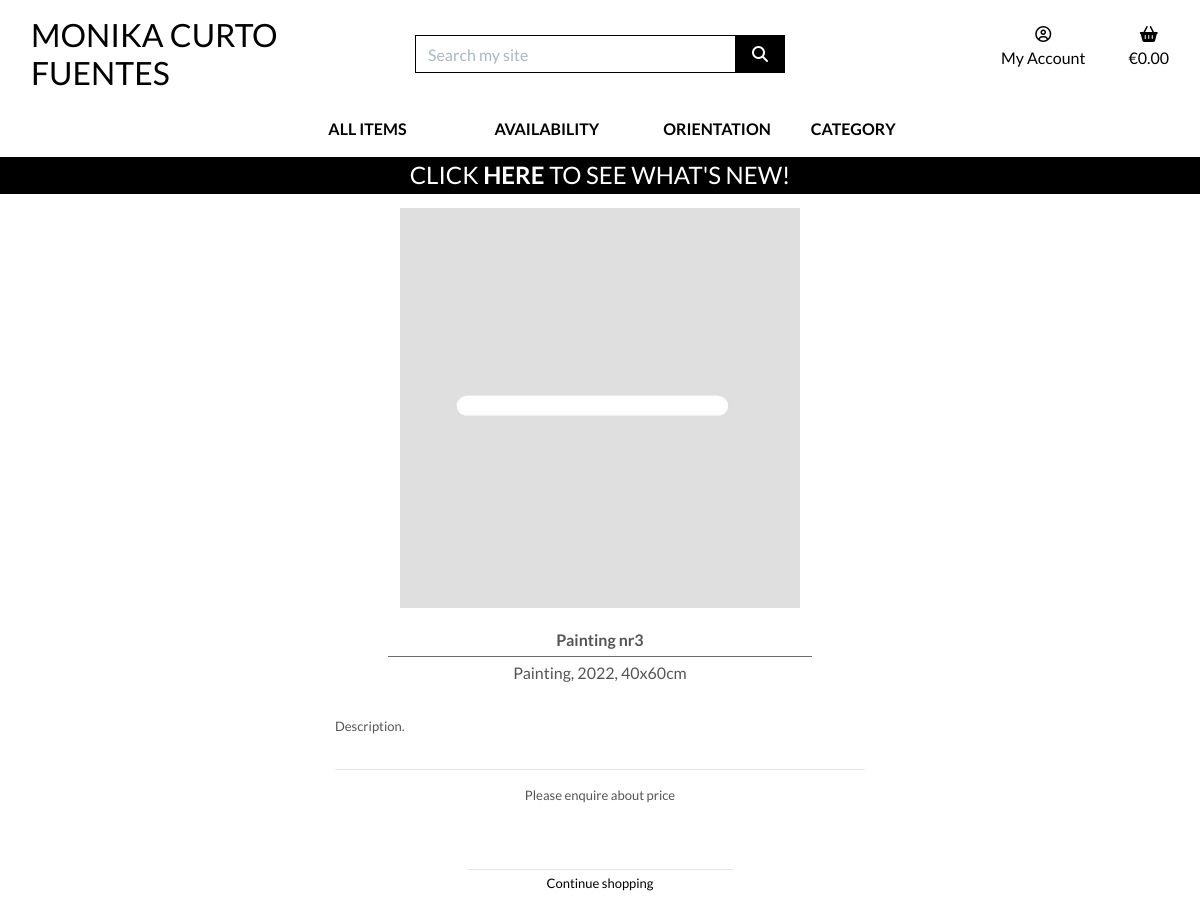
Before: /products/6/ with the older database file.
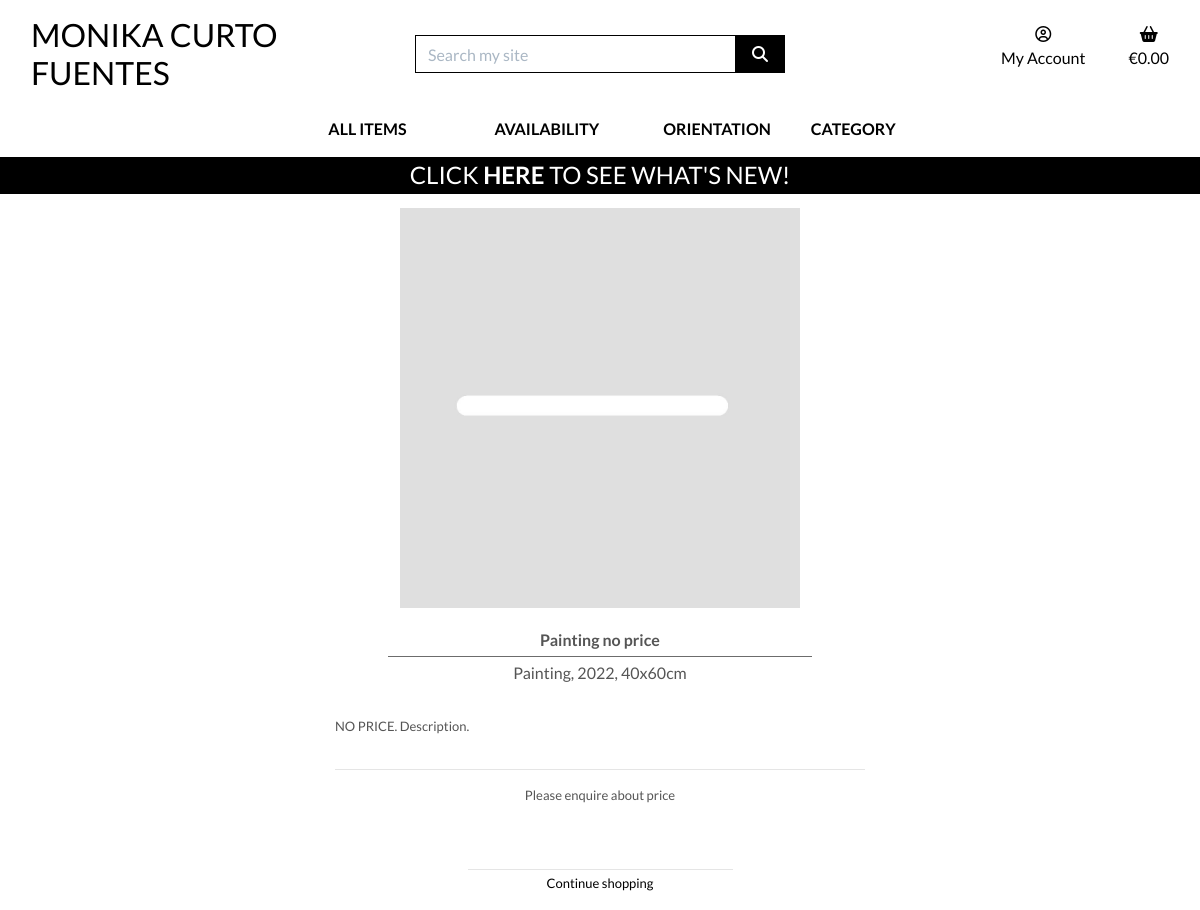
After: the same page with the newer database file.
### products/models.py (models this page shows, shortened)
class Product(models.Model):
    sku = models.CharField(
        max_length=254,
        null=True,
        blank=True)
    title = models.CharField(
        max_length=254,
        unique=True)
    excerpt = models.TextField(
        blank=True)
    description = models.TextField()
    price = models.DecimalField(
        max_digits=6,
        decimal_places=2,
        null=True,
        blank=True)
    image = models.ImageField(
        null=True,
        blank=True)
    category = models.ForeignKey(
        'Category',
        null=True,
        blank=True,
        on_delete=models.SET_NULL)
    orientation = models.CharField(
        max_length=9,
        choices=ORIENTATION,
        null=True,
        blank=True)
    is_unique = models.BooleanField(
        default=True)
    priority = models.CharField(
        max_length=10,
        choices=PRIORITY_CHOICES,
        default="3 - Normal",
        null=True,
        blank=True)
    highlight = models.BooleanField(
        default=False)
    available = models.BooleanField(
        default=True)
    live = models.BooleanField(
        default=False)
    created_on = models.DateTimeField(
        auto_now_add=True)
    updated_on = models.DateTimeField(
        auto_now=True)
    class Meta:
        ordering = ['priority', 'created_on']

### products/views.py (the view)
def product_detail(request, product_id):
    product = get_object_or_404(Product, pk=product_id)
    bag = request.session.get('bag', {})
    product_in_bag = str(product_id) in bag.keys()
    context = {
        'product': product,
        'product_in_bag': product_in_bag
    }
    return render(request, 'products/product_detail.html', context)

### bag/contexts.py (called while the page is built, shortened)
def bag_contents(request):
    bag_items = []
    total = 0
    product_count = 0
    bag = request.session.get('bag', {})
    if total < settings.FREE_DELIVERY_THRESHOLD and total > 0:
        min_charge = settings.DELIVERY_MIN_CHARGE
        delivery = max(
            total * Decimal(settings.STANDARD_DELIVERY_PERCENTAGE / 100),
            min_charge)
        free_delivery_delta = settings.FREE_DELIVERY_THRESHOLD - total
    else:
        delivery = 0
        free_delivery_delta = 0
    grand_total = delivery + total
    context = {
        'bag_items': bag_items,
        'total': total,
        'product_count': product_count,
        'delivery': delivery,
        'free_delivery_delta': free_delivery_delta,
        'free_delivery_threshold': settings.FREE_DELIVERY_THRESHOLD,
        'grand_total': grand_total,
    }
    return context

### products/templates/products/product_detail.html (shortened to what the changed rows need)
{% extends "base.html" %}
{% load static %}
{% block content %}
    <div class="container-fluid">
        <div class="row">
            <div class="col-12 col-md-8 offset-md-2 col-lg-6 offset-lg-3 mt-5">
                <div class="card-body text-center">
                    <p class="mb-0 font-weight-bold">{{ product.title }}</p>
                    <hr class="hr-middle">
                    <p class="mb-0">{{ product.excerpt }}</p>
                </div>
                <div class="card-footer">
                    <div class="row mb-5">
                        <div class="col">
                            <p class="description">
                                {{ product.description }}
                            </p>
                            <hr class="mt-1">
                            {% if product.available and product.price %}
                                <p class="float-left">
                                    <i class="fas fa-tag mr-1 text-muted"></i>
                                    &euro;{{ product.price }}
                                </p>
                                <div class="col-5 float-right">
                                    <form class="form" action="{% url 'add_to_bag' product.id %}" method="POST">
                                        {% csrf_token %}
                                        <div>
                                            <p text-right>
                                                {% if product_in_bag and product.is_unique %}
                                                    Item is in your <a href="{% url 'view_bag' %}">bag</a>
                                                {% else %}
                                                    <input type="submit" value="Add to Bag">
                                                {% endif %}
                                                <i class="fas fa-shopping-basket float-right mt-1"></i>
                                            </p>
                                        </div>
                                        <div class="mt-2" {% if product.is_unique %}hidden{% endif %}>
                                            <span class="float-left">
                                                <label for="quantity" class="mt-2 mr-2">Quantity:</label>
                                            </span>
                                            <span class="float-right">
                                                <input class="form-control qty_input" type="number"
                                                    name="quantity" value="1" min="1" max="10"
                                                    data-item_id="{{ product.id }}"
                                                    id="id_qty_{{ product.id }}">
                                            </span>
                                        </div>
                                        <input type="hidden" name="redirect_url" value="{{ request.path }}">
                                    </form>
                                </div>
                            {% elif product.available and not product.price %}
                                <p class="text-center">
                                    Please enquire about price
                                </p>
                            {% else %}
                                <p class="text-center">
                                    Item is not available for sale
                                </p>
                            {% endif %}
                    </div>
                </div>
            </div>
        </div>
    </div>
{% endblock %}

Changed rows visible on the page:
changed Product: title "Painting nr3" → "Painting no price"; description "Description." → "NO PRICE. Description."
